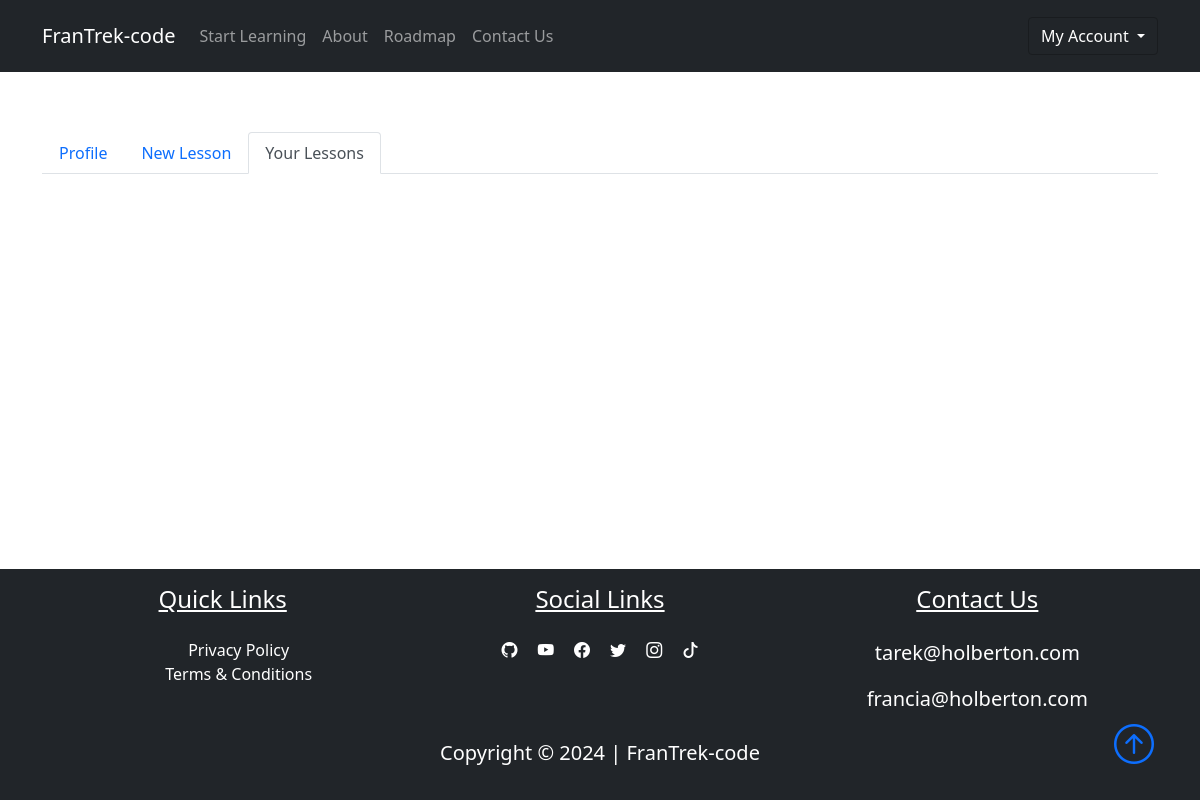
Before: /dashboard/user_lessons (signed in) with the older database file.
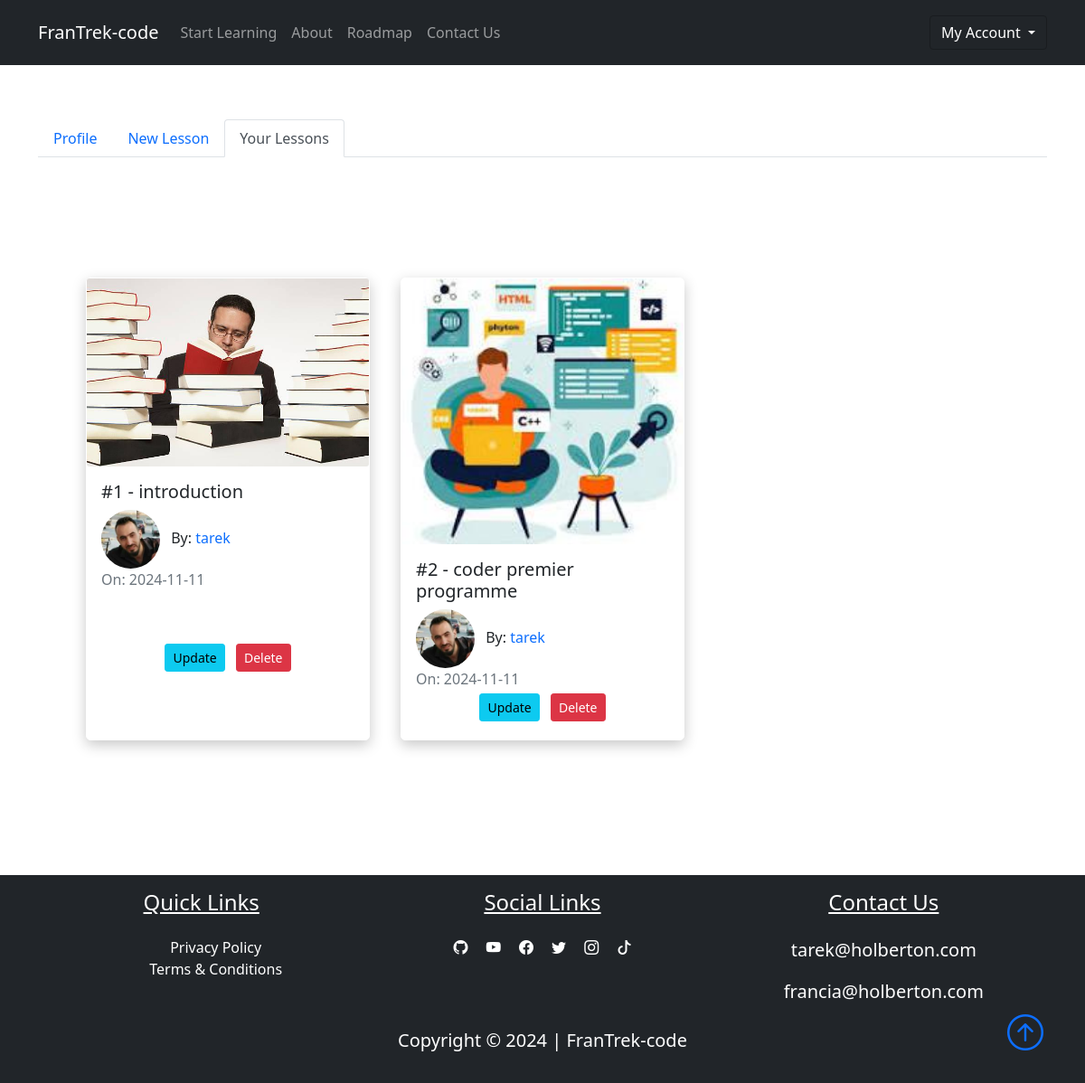
After: the same page with the newer database file.
### FranTrek/models.py (models this page shows, shortened)
class Lesson(db.Model):
    id = db.Column(db.Integer, primary_key=True)
    title = db.Column(db.String(100), nullable=False)
    date_posted = db.Column(db.DateTime, nullable=False, default=datetime.utcnow)
    content = db.Column(db.Text, nullable=False)
    thumbnail = db.Column(
        db.String(20), nullable=False, default="default_thumbnail.jpg"
    )
    slug = db.Column(db.String(32), nullable=False)
    user_id = db.Column(db.Integer, db.ForeignKey("user.id"), nullable=False)
    course_id = db.Column(db.Integer, db.ForeignKey("course.id"), nullable=False)

class User(db.Model, UserMixin):
    id = db.Column(db.Integer, primary_key=True)
    fname = db.Column(db.String(25), nullable=False)
    lname = db.Column(db.String(25), nullable=False)
    username = db.Column(db.String(25), unique=True, nullable=False)
    email = db.Column(db.String(125), unique=True, nullable=False)
    image_file = db.Column(db.String(20), nullable=False, default="default.png")
    bio = db.Column(db.Text, nullable=True)
    password = db.Column(db.String(60), nullable=False)
    lessons = db.relationship("Lesson", backref="author", lazy=True)

### FranTrek/lessons/routes.py (the view)
@lessons.route("/dashboard/user_lessons", methods=["GET", "POST"])
@login_required
def user_lessons():
    return render_template(
        "user_lessons.html", title="Your Lessons", active_tab="user_lessons"
    )

### FranTrek/models.py (called while the page is built)
@login_manager.user_loader
def load_user(user_id):
    return User.query.get(int(user_id))

### FranTrek/templates/user_lessons.html (shortened to what this page needs)
{% extends "dashboard.html" %}
{% block user_lessons %}
<div class="{{'tab-pane fade show active p-3' if active_tab == 'user_lessons' else 'tab-pane fade p-3'}}"
     id='nav-user_lessons' role="tabpanel" aria-labelledby="nav-user_lessons-tab"></div>
<section>
    <div class="container p-5">
        <div class="row">
            {% for lesson in current_user.lessons %}
            <div class="col-sm-12 col-md-6 col-lg-4 pb-5 d-flex align-items-stretch">
                <div class="card lesson">
                    <img src="{{ url_for('static', filename='lesson_thumbnails/' + lesson.thumbnail) }}" class="card-img">
                    <div class="card-body d-flex flex-column">
                        <h5 class="card-title">
                            <a class="text-decoration-none text-dark"
                               href="{{ url_for('lessons.lesson', lesson_slug=lesson.slug, course=lesson.course_name.title) }}">{{ lesson.title }}</a>
                        </h5>
                        <span>
                            <img class="article-img rounded-circle" src="{{ url_for('static', filename='user_pics/' + lesson.author.image_file) }}" alt="">
                            By: <a href="#" class="link">{{ lesson.author.username }}</a>
                        </span>
                        <span class="text-muted">On: {{ lesson.date_posted.strftime('%Y-%m-%d') }}</span>
                        <div class="m-auto">
                            <a href="{{ url_for('lessons.update_lesson', lesson_slug=lesson.slug, course=lesson.course_name.title) }}" class="btn btn-info btn-sm m-1">Update</a>
                            <button class="btn btn-danger btn-sm m-1" data-bs-toggle="modal" data-bs-target="#deleteModal{{ lesson.id }}"> Delete </button>
                        </div>
                    </div>
                </div>
            </div>
            {% endfor %}
        </div>
    </div>
</section>
{% endblock user_lessons %}

### FranTrek/templates/dashboard.html (shortened to what this page needs)
{%extends "layout.html"%}
{% block content%}
<div class="container my-5">
    <nav>
        <div class="nav nav-tabs" id="tablist">
            <a class="link" href="/dashboard/profile">
                <button class="{{'nav-link active' if active_tab=='profile' else 'nav-link'}}" id="nav-profile-tab"
                    data-bs-toggle="tab" data-bs-target="#nav-profile" type="button" role="tab"
                    aria-controls="nav-profile" aria-selected="true">Profile</button>
            </a>
            <a class="link" href="/dashboard/new_lesson">
                <button class="{{'nav-link active' if active_tab=='new_lesson' else 'nav-link'}}" id="nav-newLesson-tab"
                    data-bs-toggle="tab" data-bs-target="#nav-newLesson" type="button" role="tab"
                    aria-controls="nav-newLesson" aria-selected="true">New Lesson</button>
            </a>
            <a class="link" href="/dashboard/user_lessons">
                <button class="{{'nav-link active' if active_tab=='user_lessons' else 'nav-link'}}"
                    id="nav-user_lessons-tab" data-bs-toggle="tab" data-bs-target="#nav-Lessons" type="button"
                    role="tab" aria-controls="nav-Lessons" aria-selected="true">Your Lessons</button>
            </a>
        </div>
    </nav>
    <div class="tab-content" id="nav-tabContent">
        {% block user_lessons %} {% endblock user_lessons %}
    </div>
</div>
{% endblock content %}

### FranTrek/templates/layout.html (shortened to what this page needs)
<!DOCTYPE html>
<html lang="en">
<head>
    <link href="https://cdn.jsdelivr.net/npm/bootstrap@5.1.3/dist/css/bootstrap.min.css" rel="stylesheet"
>
    <link rel="stylesheet" href="https://cdn.jsdelivr.net/npm/bootstrap-icons@1.8.1/font/bootstrap-icons.css">
    <link rel="stylesheet" type="text/css" href="{{url_for('static', filename='main.css')}}">
</head>
<body class="d-flex flex-column min-vh-100">
    <nav class="navbar navbar-expand-lg bg-dark navbar-dark py-3 fixed-top">
        <div class="container">
            <a href="{{url_for('main.home')}}" class="navbar-brand">FranTrek-code</a>
            <div class="collapse navbar-collapse" id="navmenu">
                <ul class="navbar-nav">
                    <li class="nav-item">
                        {% if request.path=='/home' %}
                        <a href="#learn" class="nav-link">Start Learning</a>
                        {% else %}
                        <a href="{{url_for('courses.courses')}}" class="nav-link">Start Learning</a>
                        {% endif %}
                    </li>
                    <li class="nav-item">
                        <a href="{{url_for('main.about')}}" class="nav-link">About</a>
                    </li>
                    <li class="nav-item">
                        <a href="{{url_for('main.Roadmap')}}" class="nav-link">Roadmap</a>
                    </li>
                    <li class="nav-item">
                        <a href="{{url_for('main.Contact_us')}}" class="nav-link">Contact Us</a>
                    </li>
                </ul>
                <ul class="navbar-nav ms-auto">
                    {% if current_user.is_authenticated %}
                    <div class="dropdown show">
                        <button class="btn btn-dark bg-dark dropdown-toggle" type="button" id="dropdownMenuButton1"
                            data-bs-toggle="dropdown" aria-expanded="false">
                            My Account
                        </button>
                    </div>
                    {% endif %}
                </ul>
            </div>
        </div>
    </nav>
    {% block content %} {% endblock %}
    <footer class="bg-dark mt-auto">
        <div class="container p-3">
            <div class="row text-center text-white">
                <div class="col-md-12 col-lg-4 pb-2">
                    <h4 class="text-center text-decoration-underline">Quick Links</h4>
                    <ul class="nobull pt-3">
                        <li><a href="#" class="link text-white">Privacy Policy</a></li>
                        <li><a href="#" class="link text-white">Terms & Conditions</a></li>
                    </ul>
                </div>
                <div class="col-md-12 col-lg-4">
                    <h4 class="text-center text-decoration-underline pb-3">Social Links</h4>
                    <a href="#" class="text-white p-2"><i class="bi-github"></i></a>
                    <a href="#" class="text-white p-2"><i class="bi-youtube"></i></a>
                    <a href="#" class="text-white p-2"><i class="bi-facebook"></i></a>
                    <a href="#" class="text-white p-2"><i class="bi-twitter"></i></a>
                    <a href="#" class="text-white p-2"><i class="bi-instagram"></i></a>
                    <a href="#" class="text-white p-2"><i class="bi-tiktok"></i></a>
                </div>
                <div class="col-md-12 col-lg-4 pb-2">
                    <h4 class="text-center text-decoration-underline pb-3">Contact Us</h4>
                    <p class="lead">tarek@holberton.com</p>
                    <p class="lead">francia@holberton.com</p>
                </div>
            </div>
            <div class="col text-white text-center position-relative">
                <p class="lead font-weight-bold">Copyright &copy; 2024 | FranTrek-code</p>
                <a href="#" class="position-absolute bottom-0 end-0">
                    <i class="bi bi-arrow-up-circle h1"></i>
                </a>
            </div>
        </div>
    </footer>
</body>
</html>

### FranTrek/static/main.css (style rules this page uses)
body::before { display: block; content: ''; height: 60px; }
.card { transition: 0.7s ease; box-shadow: 0 5px 15px rgba(1 1 1/ 15); border-radius: 5px; margin: 5px; }
.lesson { box-shadow: 0 5px 15px rgba(200 200 200/ 15); border-radius: 5px; border: 1px solid #fff; }
.article-img { height: 65px; width: 65px; margin-right: 8px; }
.link { text-decoration: none; }
.nobull { list-style-type: none; }

Changed rows visible on the page:
added Lesson: thumbnail (picture), title "#1 - introduction", image_file (picture), author.username "tarek", date_posted "2024-11-11"
added Lesson: thumbnail (picture), title "#2 - coder premier programme", image_file (picture), author.username "tarek", date_posted "2024-11-11"
